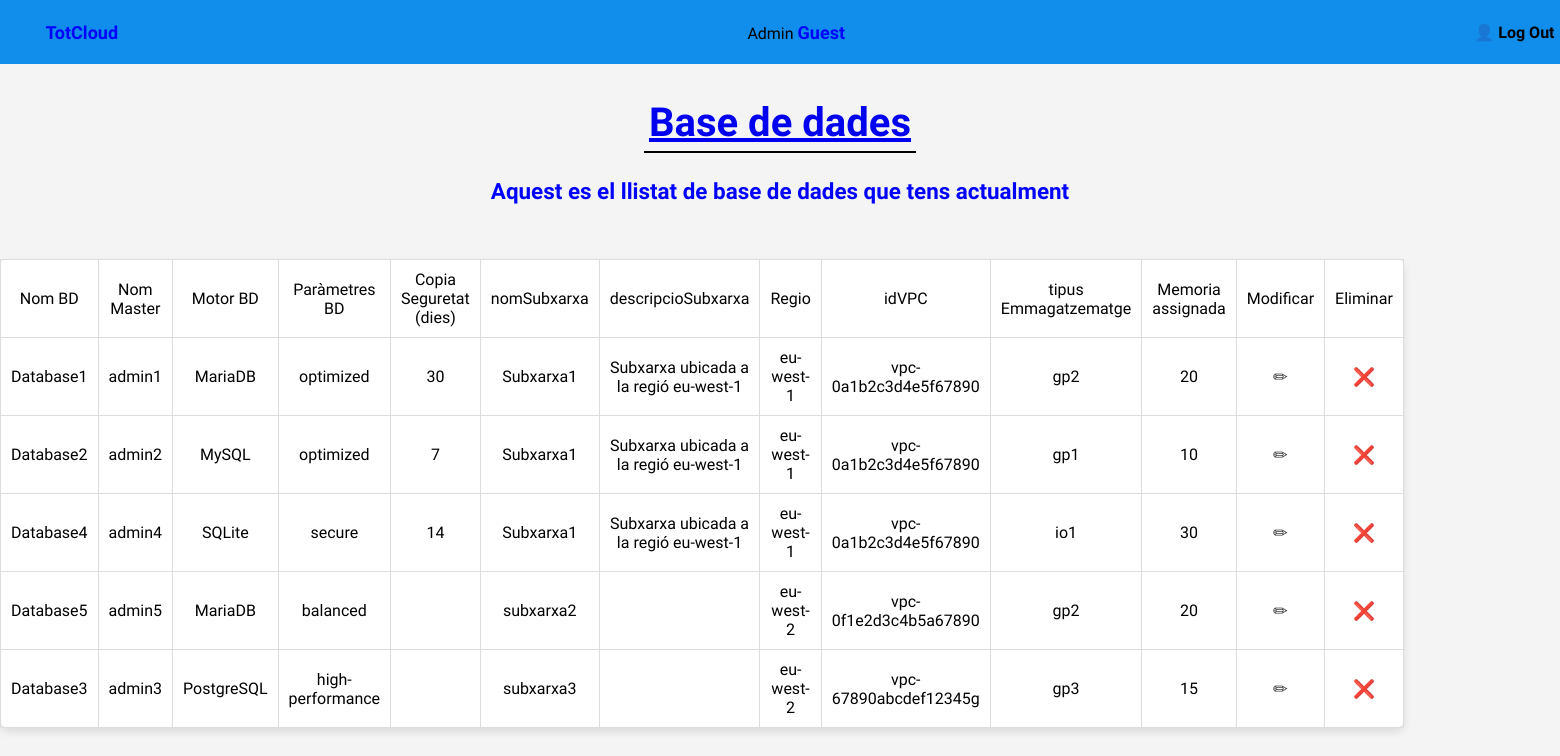
The app's page /totCloud/instancia_bd/llista_bd.php, older data.
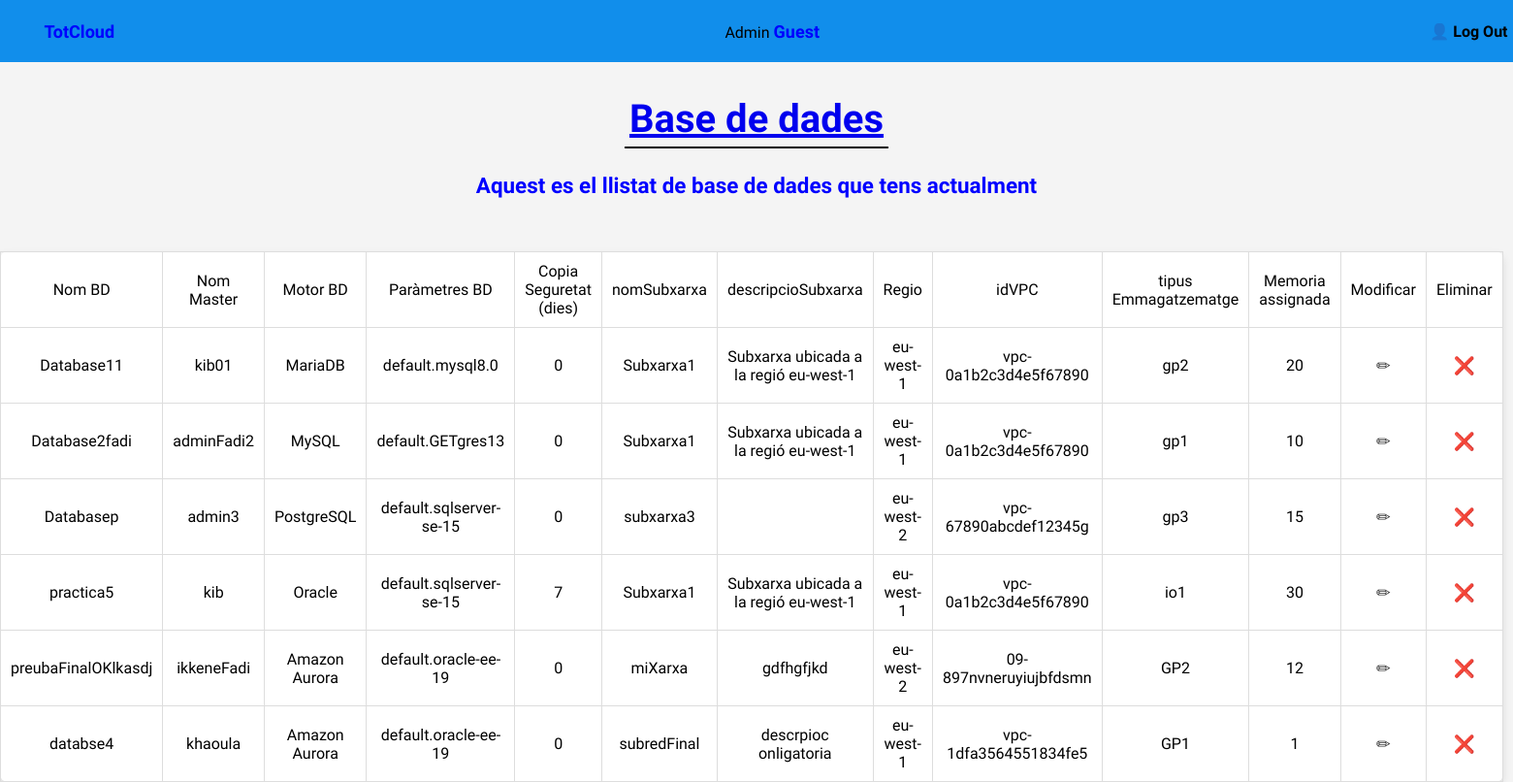
The same page, newer data.
### tables this page shows
CREATE TABLE `instancia_bd` (
  `idInstanciaBD` int(11) NOT NULL,
  `idBDServei` int(11) NOT NULL,
  `nomMaster` varchar(64) NOT NULL,
  `nomBD` varchar(64) NOT NULL,
  `grupParametresBD` varchar(64) NOT NULL,
  `periodeRetencioCS` int(11) DEFAULT NULL,
  `tipusMotor` varchar(32) NOT NULL,
  `idSubXar` int(11) NOT NULL,
  `idConfig` int(11) NOT NULL,
  `idGS` int(11) NOT NULL,
  `idEmmg` int(11) NOT NULL
);

CREATE TABLE `subxarxa` (
  `nomSubXarxa` varchar(64) NOT NULL,
  `descripcio` text DEFAULT NULL,
  `idVPC` varchar(128) NOT NULL,
  `idSubXar` int(11) NOT NULL,
  `nomReg` varchar(64) DEFAULT NULL
);

CREATE TABLE `emmagatzamatge` (
  `tipus` varchar(3) NOT NULL,
  `emgAssignat` int(11) NOT NULL,
  `idEmmg` int(11) NOT NULL
);

### totCloud/atributsClasses/instancia_bd.php (called while the page is built, shortened)
<?php
$pk = "idInstanciaBD";
?>

### totCloud/instancia_bd/llista_bd.php (the view, shortened to what this page needs)
<?php
include "../connexio.php";
include "../atributsClasses/instancia_bd.php";
include "../header.php";
?>
<!DOCTYPE html>
<html lang="es">
<head>
    <link rel="stylesheet" href="../estils/new.css">
</head>
<body>
    <section>
        <a href="home.php">
            <h2>Base de dades</h2>
        </a>
        <div class="subtitulo">
            <div>
                Aquest es el llistat de base de dades que tens actualment
            </div>
        </div>
    </section>
    <?php
    $consulta = "SELECT  i.$pk, i.nomBD,i.nomMaster,i.tipusMotor, i.grupParametresBD,
             i.periodeRetencioCS AS periodeRetencio, s.nomSubXarxa, s.descripcio, s.nomReg,
             s.idVPC, e.tipus, e.emgAssignat  from instancia_bd i JOIN subxarxa s ON s.idSubXar = i.idSubXar
             join emmagatzamatge e on e.idEmmg = i.idEmmg";
    $resultat = mysqli_query($conn, $consulta);
    $columns = [
        "Nom BD",
        "Nom Master",
        "Motor BD",
        "Paràmetres BD",
        "Copia Seguretat (dies)",
        "nomSubxarxa",
        "descripcioSubxarxa",
        "Regio",
        "idVPC",
        "tipus Emmagatzematge",
        "Memoria assignada",
    ];
    echo "<TABLE border='1'>";
    echo "<TR>";
    foreach ($columns as $col) {
        echo "<TD>" . $col . "</TD>";
    }
    echo "<TD>Modificar</TD>";
    echo "<TD>Eliminar</TD>";
    echo "</TR>";
    while ($reg = mysqli_fetch_assoc($resultat)) {
        echo "<TR>";
        echo "<TD>" . $reg['nomBD'] . "</TD>";
        echo "<TD>" . $reg['nomMaster'] . "</TD>";
        echo "<TD>" . $reg['tipusMotor'] . "</TD>";
        echo "<TD>" . $reg['grupParametresBD'] . "</TD>";
        echo "<TD>" . $reg['periodeRetencio'] . "</TD>";
        echo "<TD>" . $reg['nomSubXarxa'] . "</TD>";
        echo "<TD>" . $reg['descripcio'] . "</TD>";
        echo "<TD>" . $reg['nomReg'] . "</TD>";
        echo "<TD>" . $reg['idVPC'] . "</TD>";
        echo "<TD>" . $reg['tipus'] . "</TD>";
        echo "<TD>" . $reg['emgAssignat'] . "</TD>";
        $k = $reg[$pk];
        $modifyUrl = "<a class='modify-link' href='modifica_bd.php?$pk=$k'>
                    <span class='modify'>&#9999;</span>
                    </a>";
        $deleteUrl = "<a class='delete-link' href='delete_bd.php?$pk=$k'>
                    <span class='delete'>&#10060;</span>
                    </a>";
        echo "<TD>$modifyUrl</TD>";
        echo "<TD>$deleteUrl</TD>";
        echo "</TR>";
    }
    echo "</TABLE>";
    ?>
</body>
</html>

### totCloud/header.php (shortened to what this page needs)
<header>
    <nav class="navbar">
        <ul>
        <?php
                $basePath = (basename(dirname($_SERVER['PHP_SELF'])) == 'totCloud') ? './' : '../';
                ?>
            <a href="<?php echo $basePath; ?>home.php" class="style1">
                <strong>TotCloud</strong>
            </a>
            <li class="welcome-message">
                Admin <span class="style1"><?php echo $_SESSION["nomAdmin"]; ?></span>
            </li>
            <li class="logout">
                <?php
                $basePath = (basename(dirname($_SERVER['PHP_SELF'])) == 'totCloud') ? './' : '../';
                ?>
                <a href="<?php echo $basePath; ?>LogOut.php">
                    <span class="icon-user">&#128100;</span> <strong>Log Out</strong>
                </a>
            </li>
        </ul>
    </nav>
</header>

### totCloud/estils/new.css (style rules this page uses)
body { margin: 0; font-family: "Urbanist", sans-serif; justify-content: center; align-items: center; background-color: #f4f4f4; }
nav { background: #118eeb; padding: 5.5px; top: 0; margin: 0; }
nav ul { display: flex; justify-content: space-between; align-items: center; }
nav li { list-style-type: none; }
nav a { text-decoration: none; color: #000; }
.welcome-message { color: black; }
.style1 { color: blue; font-weight: bold; font-size: 18px; }
section { margin: 30px auto; }
section h2 { text-align: center; margin: auto; padding: 5px; font-size: 2.5em; font-weight: bold; font-family: "Urbanist", sans-serif; border-bottom: 2px solid black; width: fit-content; }
table { border-collapse: collapse; width: 80%; max-width: 900px; box-shadow: 0 4px 8px rgba(0, 0, 0, 0.1); border: 1px solid #ddd; background-color: #ffffff; border-radius: 8px; }
table td { text-align: center; padding: 10px; border: 1px solid #ddd; font-size: 1em; }
.modify-link, .delete-link { text-decoration: none; color: #333; font-size: 1.1em; }

Row changes from the older to the newer data that the page shows:
removed instancia_bd: nomBD "Database5", nomMaster "admin5", tipusMotor "MariaDB", grupParametresBD "balanced", idSubXar.nomSubXarxa "subxarxa2", idSubXar.nomReg "eu-west-2", idSubXar.idVPC "vpc-0f1e2d3c4b5a67890", idEmmg.tipus "gp2", idEmmg.emgAssignat "20"
changed instancia_bd "MariaDB": nomBD "Database1" → "Database11"; nomMaster "admin1" → "kib01"; grupParametresBD "optimized" → "default.mysql8.0"; periodeRetencioCS "30" → "0"
changed instancia_bd "MySQL": nomBD "Database2" → "Database2fadi"; nomMaster "admin2" → "adminFadi2"; grupParametresBD "optimized" → "default.GETgres13"; periodeRetencioCS "7" → "0"
changed instancia_bd "admin3": nomBD "Database3" → "Databasep"; grupParametresBD "high-performance" → "default.sqlserver-se-15"; periodeRetencioCS (not shown) → "0"; moves up the list
changed instancia_bd "io1": nomBD "Database4" → "practica5"; nomMaster "admin4" → "kib"; tipusMotor "SQLite" → "Oracle"; grupParametresBD "secure" → "default.sqlserver-se-15"; periodeRetencioCS "14" → "7"
added instancia_bd: nomBD "preubaFinalOKlkasdj", nomMaster "ikkeneFadi", tipusMotor "Amazon Aurora", grupParametresBD "default.oracle-ee-19", periodeRetencioCS "0", idSubXar.nomSubXarxa "miXarxa", idSubXar.descripcio "gdfhgfjkd", idSubXar.nomReg "eu-west-2", idSubXar.idVPC "09-897nvneruyiujbfdsmn", idEmmg.tipus "GP2", idEmmg.emgAssignat "12"
added instancia_bd: nomBD "databse4", nomMaster "khaoula", tipusMotor "Amazon Aurora", grupParametresBD "default.oracle-ee-19", periodeRetencioCS "0", idSubXar.nomSubXarxa "subredFinal", idSubXar.descripcio "descrpioc onligatoria", idSubXar.nomReg "eu-west-1", idSubXar.idVPC "vpc-1dfa3564551834fe5", idEmmg.tipus "GP1", idEmmg.emgAssignat "1"
